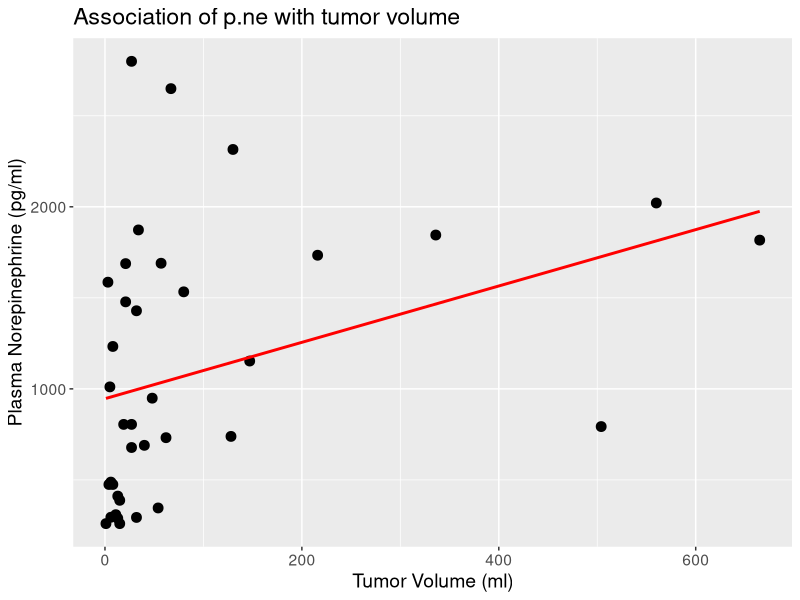
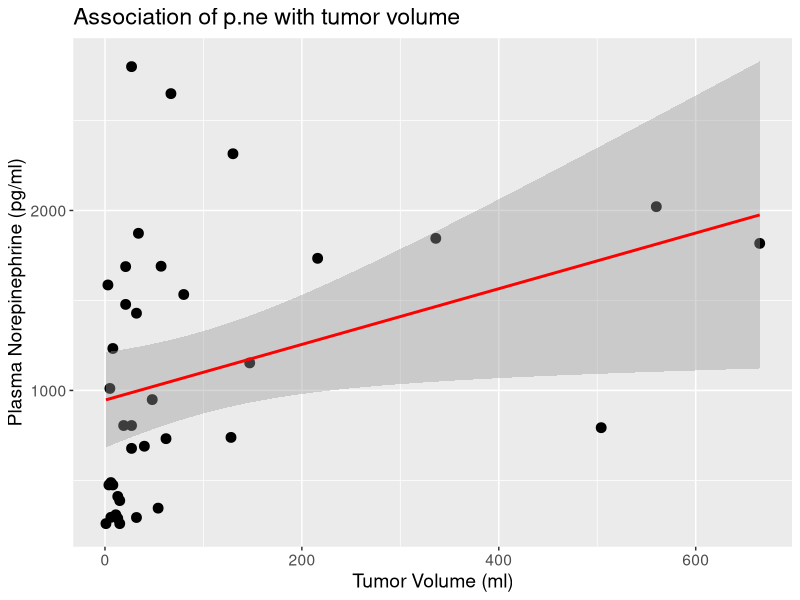

Write the R code that produced these figures, in order. (Note: this script raises an error after producing the figures.)
## ---- chunk 1
knitr::opts_chunk$set(comment=NA)
options(width = 55)
## ---- chunk 2
library(tidyverse)

VHL <- read.csv("vonHippel-Lindau.csv") %>% tbl_df
## ---- chunk 3
VHL
## ---- chunk 4
ggplot(VHL, aes(x = tumorvol, y = p.ne)) +
  geom_point(size = 3) +
  geom_smooth(method="lm", col = "red", se = FALSE) +
  theme(text = element_text(size = 14)) +
  labs(title = "Association of p.ne with tumor volume",
       x = "Tumor Volume (ml)", y = "Plasma Norepinephrine (pg/ml)")
## ---- chunk 5
model1 <- lm(p.ne ~ tumorvol, data = VHL)
model1
## ---- chunk 6
predict(model1, newdata = data_frame(tumorvol = 200), 
        interval = "prediction", level = 0.95)
## ---- chunk 7
predict(model1, newdata = data_frame(tumorvol = 200), 
        interval = "confidence", level = 0.95)
## ---- chunk 8
ggplot(VHL, aes(x = tumorvol, y = p.ne)) +
  geom_point(size = 3) +
  geom_smooth(method="lm", col = "red") +
  theme(text = element_text(size = 14)) +
  labs(title = "Association of p.ne with tumor volume",
       x = "Tumor Volume (ml)", y = "Plasma Norepinephrine (pg/ml)")
## ---- chunk 9
knitr::include_graphics("images/model1summary.png")
## ---- chunk 10
knitr::include_graphics("images/model1b.png")
## ---- chunk 11
knitr::include_graphics("images/model1a.png")
## ---- chunk 12
knitr::include_graphics("images/resid1a.png")
## ---- chunk 13
knitr::include_graphics("images/resid1b.png")
## ---- chunk 14
knitr::include_graphics("images/resid1c.png")
## ---- chunk 15
knitr::include_graphics("images/resid1d.png")
## ---- chunk 16
knitr::include_graphics("images/model1c.png")
## ---- chunk 17
cor(VHL$p.ne, VHL$tumorvol)
## ---- chunk 18
knitr::include_graphics("images/group_form.png")
## ---- chunk 19
cor(VHL$p.ne, VHL$tumorvol)
cor(VHL$p.ne, VHL$tumorvol, method = "spearman")
## ---- chunk 20
set.seed(431912)

x <- rnorm(100, 50, 10)
e <- rnorm(100, 0, 21)
y <- -2*x + 300 + e

frame1 <- data_frame(id = 1:100, x, y) 

ggplot(frame1, aes(x = x, y = y)) +
  geom_point() +
  geom_smooth(method = "lm", se = FALSE, col = "red") +
  annotate("text", x = 65, y = 260, col = "blue", size = 6, 
           label = paste0("Pearson r = ", round(cor(frame1$x, frame1$y),3))) +
  annotate("text", x = 32, y = 160, col = "red", size = 6,
           label = paste0("OLS: intercept = ", round(coef(lm(y ~ x, data = frame1))[1],1))) +
  annotate("text", x = 32, y = 150, col = "red", size = 6,
           label = paste0("OLS: slope = ", round(coef(lm(y ~ x, data = frame1))[2],1)))
## ---- chunk 21
set.seed(431912)

x <- rnorm(100, 50, 10)
e <- rnorm(100, 0, 45.3)
y <- -2*x + 300 + e

frame2 <- data_frame(id = 1:100, x, y) 

ggplot(frame2, aes(x = x, y = y)) +
  geom_point() +
  geom_smooth(method = "lm", se = FALSE, col = "red") +
  annotate("text", x = 65, y = 340, col = "blue", size = 6, 
           label = paste0("Pearson r = ", round(cor(frame2$x, frame2$y),3))) +
  annotate("text", x = 32, y = 80, col = "red", size = 6,
           label = paste0("OLS: intercept = ", round(coef(lm(y ~ x, data = frame2))[1],1))) +
  annotate("text", x = 32, y = 65, col = "red", size = 6,
           label = paste0("OLS: slope = ", round(coef(lm(y ~ x, data = frame2))[2],1)))
## ---- chunk 22
set.seed(431912)

x <- rnorm(100, 50, 10)
e <- rnorm(100, 0, 129)
y <- -2*x + 400 + e

frame3 <- data_frame(id = 1:100, x, y) 

ggplot(frame3, aes(x = x, y = y)) +
  geom_point() +
  geom_smooth(method = "lm", se = FALSE, col = "red") +
  annotate("text", x = 65, y = 580, col = "blue", size = 6, 
           label = paste0("Pearson r = ", round(cor(frame3$x, frame3$y),3))) +
  annotate("text", x = 32, y = 80, col = "red", size = 6,
           label = paste0("OLS: intercept = ", round(coef(lm(y ~ x, data = frame3))[1],1))) +
  annotate("text", x = 32, y = 40, col = "red", size = 6,
           label = paste0("OLS: slope = ", round(coef(lm(y ~ x, data = frame3))[2],1)))
## ---- chunk 23
set.seed(431933)

x <- rnorm(100, 50, 10)
e <- rnorm(100, 0, 9.8)
y <- - 2.2*x + 180 + e

frame4 <- data_frame(id = 1:100, x, y) 

ggplot(frame4, aes(x = x, y = y)) +
  geom_point() +
  geom_smooth(method = "lm", se = FALSE, col = "red") +
  annotate("text", x = 65, y = 100, col = "blue", size = 6, 
           label = paste0("Pearson r = ", round(cor(frame4$x, frame4$y),3))) +
  annotate("text", x = 32, y = 50, col = "red", size = 6,
           label = paste0("OLS: intercept = ", round(coef(lm(y ~ x, data = frame4))[1],1))) +
  annotate("text", x = 32, y = 40, col = "red", size = 6,
           label = paste0("OLS: slope = ", round(coef(lm(y ~ x, data = frame4))[2],1)))
## ---- chunk 24
p1 <- ggplot(frame1, aes(x = x, y = y)) +
  geom_point() +
  geom_smooth(method = "lm", se = FALSE, col = "red") + 
  annotate("text", x = 65, y = 250, col = "blue", size = 7, 
           label = paste0("r = ", round(cor(frame1$x, frame1$y),2)))

p2 <- ggplot(frame2, aes(x = x, y = y)) +
  geom_point() +
  geom_smooth(method = "lm", se = FALSE, col = "red") + 
  annotate("text", x = 65, y = 300, col = "blue", size = 7, 
           label = paste0("r = ", round(cor(frame2$x, frame2$y),2)))

p3 <- ggplot(frame3, aes(x = x, y = y)) +
  geom_point() +
  geom_smooth(method = "lm", se = FALSE, col = "red") + 
  annotate("text", x = 65, y = 600, col = "blue", size = 7, 
           label = paste0("r = ", round(cor(frame3$x, frame3$y),2)))

p4 <- ggplot(frame4, aes(x = x, y = y)) +
  geom_point() +
  geom_smooth(method = "lm", se = FALSE, col = "red") + 
  annotate("text", x = 65, y = 100, col = "blue", size = 7, 
           label = paste0("r = ", round(cor(frame4$x, frame4$y),2)))

gridExtra::grid.arrange(p1, p2, p3, p4, nrow = 2)
## ---- chunk 25
set.seed(431933)

x <- rnorm(100, 50, 10)
y <- rnorm(100, 200, 50)

frame5 <- data_frame(id = 1:100, x, y) 

ggplot(frame5, aes(x = x, y = y)) +
  geom_point() +
  geom_smooth(method = "lm", se = FALSE, col = "red") +
  annotate("text", x = 65, y = 350, col = "blue", size = 6, 
           label = paste0("Pearson r = ", round(cor(frame5$x, frame5$y),3))) +
  annotate("text", x = 65, y = 80, col = "red", size = 6,
           label = paste0("OLS: intercept = ", round(coef(lm(y ~ x, data = frame5))[1],1))) +
  annotate("text", x = 65, y = 60, col = "red", size = 6,
           label = paste0("OLS: slope = ", round(coef(lm(y ~ x, data = frame5))[2],1)))
## ---- chunk 26
set.seed(43191)

x <- rnorm(100, 50, 10)
e <- rnorm(100, 0, 25)
y <- -3*x + 300 + e

frame6 <- data_frame(id = 1:100, x, y) 

frame6$x[14] <- 25
frame6$y[14] <- 75

frame6$y[90] <- 225
frame6$x[90] <- 80

ggplot(frame6, aes(x = x, y = y)) +
  geom_point() +
  geom_smooth(method = "lm", se = FALSE, col = "red") +
  annotate("text", x = 65, y = 225, col = "blue", size = 6, 
           label = paste0("Pearson r = ", round(cor(frame6$x, frame6$y),3))) +
  annotate("text", x = 40, y = 80, col = "red", size = 6,
           label = paste0("OLS: intercept = ", round(coef(lm(y ~ x, data = frame6))[1],1))) +
  annotate("text", x = 40, y = 60, col = "red", size = 6,
           label = paste0("OLS: slope = ", round(coef(lm(y ~ x, data = frame6))[2],1)))
## ---- chunk 27
ggplot(frame6, aes(x = x, y = y)) +
  geom_point() +
  geom_smooth(method = "lm", se = FALSE, col = "red") +
  annotate("label", x = 25, y = 75, label = "A", size = 6, fill = "yellow") +
  annotate("text", x = 65, y = 225, col = "blue", size = 6, 
           label = paste0("Pearson r = ", round(cor(frame6$x, frame6$y),3))) +
  annotate("text", x = 40, y = 80, col = "red", size = 6,
           label = paste0("OLS: intercept = ", round(coef(lm(y ~ x, data = frame6))[1],1))) +
  annotate("text", x = 40, y = 60, col = "red", size = 6,
           label = paste0("OLS: slope = ", round(coef(lm(y ~ x, data = frame6))[2],1))) + 
  labs(title = "Summaries with Point A included")
## ---- chunk 28
frame6noA <- filter(frame6, id != 14)

ggplot(frame6noA, aes(x = x, y = y)) +
  geom_point() +
  geom_smooth(method = "lm", se = FALSE, col = "red") +
  geom_abline(intercept = 264.1, slope = -2.3, col = "purple") +
  annotate("label", x = 25, y = 75, label = "A", size = 6, fill = "purple", col = "white") +
  annotate("text", x = 65, y = 225, col = "blue", size = 6, 
           label = paste0("Pearson r = ", round(cor(frame6noA$x, frame6noA$y),3))) +
  annotate("text", x = 40, y = 80, col = "red", size = 6,
           label = paste0("OLS: intercept = ", round(coef(lm(y ~ x, data = frame6noA))[1],1))) +
  annotate("text", x = 40, y = 60, col = "red", size = 6,
           label = paste0("OLS: slope = ", round(coef(lm(y ~ x, data = frame6noA))[2],1))) + 
  labs(title = "Summaries, Model Results without Point A",
       subtitle = "Original Line with Point A included is shown in Purple")
## ---- chunk 29
ggplot(frame6, aes(x = x, y = y)) +
  geom_point() +
  geom_smooth(method = "lm", se = FALSE, col = "red") +
  annotate("label", x = 80, y = 225, label = "B", size = 6, fill = "yellow") +
  annotate("text", x = 65, y = 225, col = "blue", size = 6, 
           label = paste0("Pearson r = ", round(cor(frame6$x, frame6$y),3))) +
  annotate("text", x = 40, y = 80, col = "red", size = 6,
           label = paste0("OLS: intercept = ", round(coef(lm(y ~ x, data = frame6))[1],1))) +
  annotate("text", x = 40, y = 60, col = "red", size = 6,
           label = paste0("OLS: slope = ", round(coef(lm(y ~ x, data = frame6))[2],1))) + 
  labs(title = "Summaries with Point B included")
## ---- chunk 30
frame6noB <- filter(frame6, id != 90)

ggplot(frame6noB, aes(x = x, y = y)) +
  geom_point() +
  geom_smooth(method = "lm", se = FALSE, col = "red") +
  geom_abline(intercept = 264.1, slope = -2.3, col = "purple") +
  annotate("label", x = 80, y = 225, label = "B", size = 6, fill = "purple", col = "white") +
  annotate("text", x = 65, y = 225, col = "blue", size = 6, 
           label = paste0("Pearson r = ", round(cor(frame6noB$x, frame6noB$y),3))) +
  annotate("text", x = 40, y = 80, col = "red", size = 6,
           label = paste0("OLS: intercept = ", round(coef(lm(y ~ x, data = frame6noB))[1],1))) +
  annotate("text", x = 40, y = 60, col = "red", size = 6,
           label = paste0("OLS: slope = ", round(coef(lm(y ~ x, data = frame6noB))[2],1))) + 
  labs(title = "Summaries, Model Results without Point B",
       subtitle = "Original Line with Point B included is shown in Purple")
## ---- chunk 31
ggplot(frame6, aes(x = x, y = y)) +
  geom_point() +
  geom_smooth(method = "lm", se = FALSE, col = "red") +
  annotate("label", x = 25, y = 75, label = "A", size = 6, fill = "yellow") +
  annotate("label", x = 80, y = 225, label = "B", size = 6, fill = "yellow") +
  annotate("text", x = 65, y = 225, col = "blue", size = 6, 
           label = paste0("Pearson r = ", round(cor(frame6$x, frame6$y),3))) +
  labs(title = "Summaries with Points A and B included")
## ---- chunk 32
frame6noAB <- frame6 %>%
  filter(id != 90,
         id != 14)

ggplot(frame6noAB, aes(x = x, y = y)) +
  geom_point() +
  geom_smooth(method = "lm", se = FALSE, col = "red") +
  geom_abline(intercept = 264.1, slope = -2.3, col = "purple") +
  annotate("label", x = 25, y = 75, label = "A", size = 6, fill = "purple", col = "white") +
  annotate("label", x = 80, y = 225, label = "B", size = 6, fill = "purple", col = "white") +
  annotate("text", x = 65, y = 240, col = "blue", size = 6, 
           label = paste0("A and B out: r = ", round(cor(frame6noAB$x, frame6noAB$y),3))) +
  annotate("text", x = 65, y = 220, col = "purple", size = 6, 
           label = paste0("With A and B: r = ", round(cor(frame6$x, frame6$y),3))) +
  labs(title = "Summaries, Model Results without A or B",
       subtitle = "Original Line with Points A and B included is shown in Purple")
## ---- chunk 33
knitr::include_graphics("images/spearmanpic1.png")
## ---- chunk 34
knitr::include_graphics("images/spearmanpic4.png")
## ---- chunk 35
ggplot(VHL, aes(x = tumorvol, y = p.ne)) +
  geom_point(size = 3) +
  geom_smooth(method="lm", se=FALSE, col = "red") +
  theme(text = element_text(size = 14)) +
  annotate("text", x = 550, y = 2700, col = "red", size = 6,
           label = paste("Pearson r = ", signif(cor(VHL$tumorvol, VHL$p.ne),2))) +
  annotate("text", x = 550, y = 2500, col = "blue", size = 6,
           label = paste("Spearman r = ", signif(cor(VHL$tumorvol, VHL$p.ne, method="spearman"),2))) +
  labs(title = "Association of p.ne with tumor volume",
       x = "Tumor Volume (ml)", y = "Plasma Norepinephrine (pg/ml)")
## ---- chunk 36
ggplot(VHL, aes(x = tumorvol, y = p.ne)) +
  geom_point(size = 3) +
  geom_smooth(method = "loess", col = "navy") +
  theme(text = element_text(size = 14)) +
  labs(title = "Association of p.ne with tumor volume",
       x = "Tumor Volume (ml)", y = "Plasma Norepinephrine (pg/ml)")
## ---- chunk 37
ggplot(VHL, aes(x = log(tumorvol), y = p.ne)) +
  geom_point(size = 3) +
  geom_smooth(method = "loess", col = "navy") +
  theme(text = element_text(size = 14)) +
  labs(title = "Association of p.ne with log(tumor volume)",
       x = "Natural logarithm of Tumor Volume (ml)", y = "Plasma Norepinephrine (pg/ml)")
## ---- chunk 38
ggplot(VHL, aes(x = log(tumorvol), y = log(p.ne))) +
  geom_point(size = 3) +
  geom_smooth(method = "loess", col = "navy") +
  theme(text = element_text(size = 14)) +
  labs(title = "Association of log(p.ne) with log(tumorvol)",
       x = "Log of Tumor Volume (ml)", y = "Log of Plasma Norepinephrine (pg/ml)")
## ---- chunk 39
ggplot(VHL, aes(x = log(tumorvol), y = p.ne)) +
  geom_point(size = 3) +
  geom_smooth(method = "lm", col = "red") +
  theme(text = element_text(size = 14)) +
  labs(title = "Association of p.ne with log(tumorvol)",
       x = "Natural logarithm of Tumor Volume (ml)", y = "Plasma Norepinephrine (pg/ml)")
## ---- chunk 40
VHL <- VHL %>%
  mutate(diagnosis = fct_recode(factor(disease), 
                                "neoplasia" = "1",
                                "von H-L" = "0")
  )
## ---- chunk 41
VHL
## ---- chunk 42
ggplot(VHL, aes(x = log(tumorvol), y = p.ne, col = diagnosis)) +
  geom_point(size = 3) +
  stat_smooth(method=lm, se=FALSE) +
  theme(text = element_text(size = 14)) +
  labs(title = "p.ne vs. log(tumorvol), by diagnosis",
       x = "Natural logarithm of Tumor Volume (ml)", y = "Plasma Norepinephrine (pg/ml)") +
  theme_bw()
## ---- chunk 43
ggplot(VHL, aes(x = log(tumorvol), y = p.ne, col = diagnosis)) +
  geom_point(size = 3) +
  stat_smooth(method=lm) +
  facet_wrap(~ diagnosis) +
  guides(color = FALSE) +
  theme(text = element_text(size = 14)) +
  labs(title = "p.ne vs. log(tumorvol), by diagnosis",
       x = "Natural logarithm of Tumor Volume (ml)", y = "Plasma Norepinephrine (pg/ml)") +
  theme_bw()
## ---- chunk 44
model2 <- lm(p.ne ~ log(tumorvol) * diagnosis, data = VHL)
model2
## ---- chunk 45
predict(model2, newdata = data_frame(tumorvol = 200, 
        diagnosis = "neoplasia"), interval = "prediction")
## ---- chunk 46
predict(model2, newdata = data_frame(tumorvol = 200, 
        diagnosis = "von H-L"), interval = "prediction")
